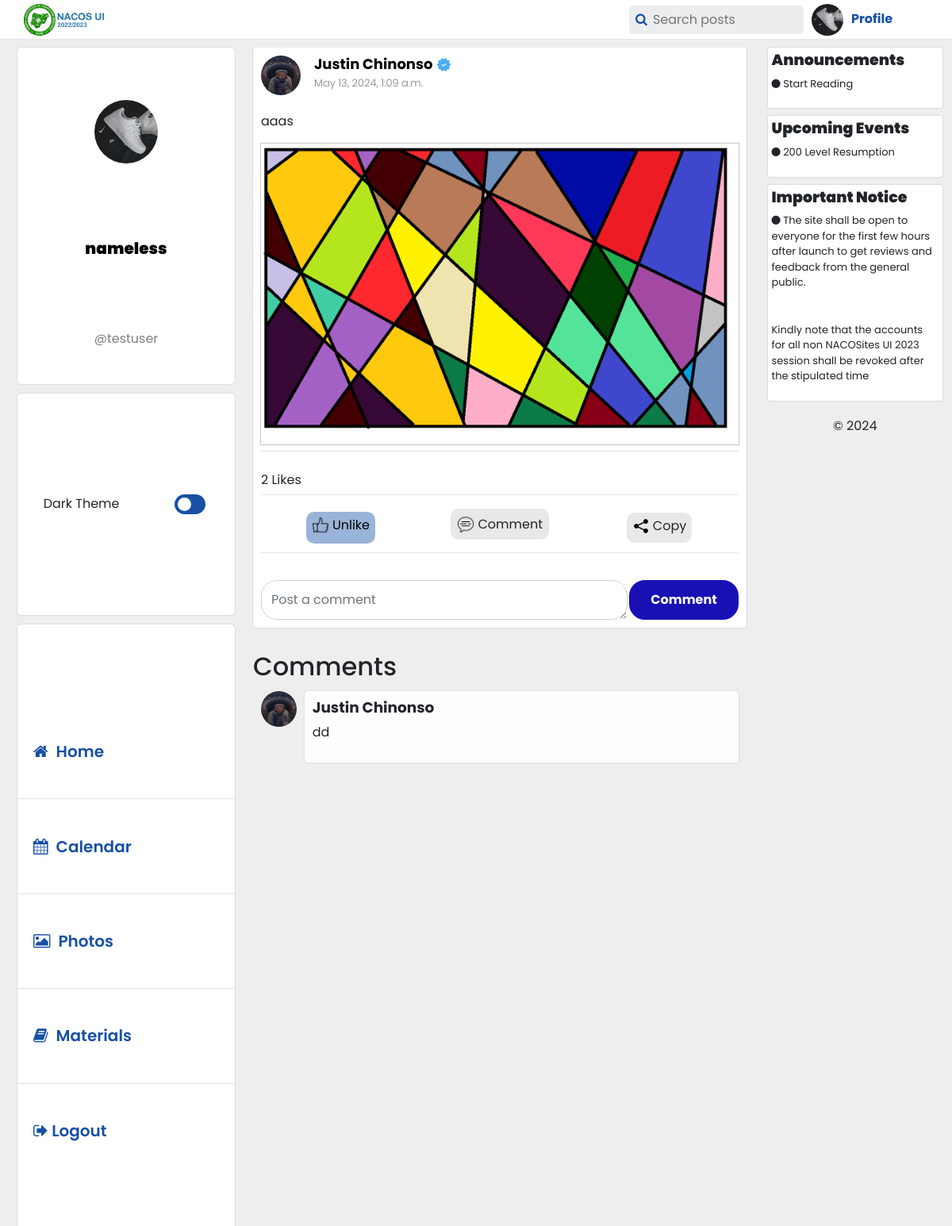
The app's page /posts/73/justinnonso05/ (signed in) with its own data.
### user/models.py (models this page shows, shortened)
class Profile(models.Model):
	user = models.OneToOneField(User, on_delete = models.CASCADE)
	verified = models.BooleanField(default=False)
	full_name = models.CharField(max_length = 200, default = "")
	Profile_picture = models.ImageField(blank = True, null = True, default = '', upload_to = 'profile_pics')
	bio = models.TextField(max_length = 150, default = "", blank = True, null = True)
	tech_stack = models.CharField(max_length =100, default = "", blank = True, null = True)
	current_city = models.CharField(max_length = 100, default = "", blank = True, null = True)
	Website_or_Portfolio_link = models.URLField(default = "", blank = True, null = True)

### main/models.py (models this page shows, shortened)
class Post(models.Model):
	author = models.ForeignKey(Profile, on_delete = models.CASCADE)
	Post_image = models.ImageField(blank = True, null = True, default = None, verbose_name = "Add Image", upload_to = 'Post_images')
	date_posted = models.DateTimeField(default = timezone.now)
	content = models.TextField()
	likes = models.ManyToManyField(User, related_name='liekd_posts', blank=True)
	def total_likes(self):
		return self.likes.count()

class Comment(models.Model):
	post = models.ForeignKey(Post, on_delete=models.CASCADE, related_name = 'comments')
	user = models.ForeignKey(User, on_delete = models.CASCADE, default=None)
	comment_image = models.ImageField(blank = True, null = True, default = None, verbose_name = "Add Image", upload_to = 'Post_images')
	date_commented = models.DateTimeField(default = timezone.now)
	content = models.TextField()

### main/views.py (the view)
# urls.py: path('posts/<int:pk>/<str:username>/', PostDetailView.as_view(), name = 'post-detail'),
class PostDetailView(LoginRequiredMixin, DetailView):
	model = Post
	template_name = 'main/detail-post.html'
	context_object_name = 'post'
	def get_context_data(self, **kwargs):
		context = super().get_context_data(**kwargs)
		context['title'] = 'Post'
		context['comment_form'] = CommentForm()
		return context
	def post(self, request, *args, **kwargs):
		comment_form = CommentForm(request.POST)
		if comment_form.is_valid():
			post = get_object_or_404(Post, pk=request.POST.get('post_id'))
			comment = comment_form.save(commit=False)
			comment.user = self.request.user
			comment.post = post
			comment.save()
			return redirect('post-detail', pk=post.pk, username=request.user.username)
		else:
			context = self.get_context_data(**kwargs)
			context['comment_form'] = comment_form
			return self.render_to_response(context)

### main/forms.py
class CommentForm(forms.ModelForm):
	class Meta:
		model = Comment
		fields = ['content']

### main/templates/main/detail-post.html (shortened to what this page needs)
{% extends "main/base.html" %}
{% load static %}
{% load widget_tweaks %}
{% load crispy_forms_tags %}
	{% block content %}
		<div class="home" id="allPosts">
			<div class="posts-container">
				<div class="posts">
					<div class="author">
						{% if post.author.Profile_picture %}
							<a href="{% url 'user-profile' post.author.user.username %}"><img src="{{ post.author.Profile_picture.url }}"></a><h2 class="author"><a class="post-author" href="{% url 'user-profile' post.author.user.username %}">{{ post.author.full_name }}{% if post.author.verified %}<img class="verified" src="{% static 'main/verified.png' %}">{% endif %}</a><br><span class="date">{{ post.date_posted }}</h2>
						{% endif %}
					</div>
					<p class="content">{{ post.content|linebreaksbr }}</p>
					{% if post.Post_image %}
						<div class="post-image"><img class="post-image" src="{{ post.Post_image.url }}"></div>
					{% endif %}<hr>
					<div class="likes">
						{% if post.total_likes == 1 or post.total_likes == 0 %}
							<label>{{ post.total_likes }} Like</label>
						{% else %}
							<label>{{ post.total_likes }} Likes</label>
						{% endif %}
					</div><hr>
					<div class="comment">
						<div class="like">
							<form class="like" action="{% url 'like-post' post.id %}" method="POST">
								{% if user.is_authenticated %}
									{% if user in post.likes.all %}
										<button type="submit" style="background-color: rgba(23, 80, 164, .43) !important; border-radius: 10px; padding: 5px 7px 3px 7px;"><img src="{% static 'main/like.png' %}">&nbsp;<label>Unlike</label></button>
									{% else %}
										<button type="submit"><img src="{% static 'main/like.png' %}">&nbsp;<label>Like</label></button>
									{% endif %}
								{% endif %}
							</form>
						</div>
						<div><a class="comment"><img src="{% static 'main/comment.png' %}">&nbsp;<label>Comment</label></a></div>
						<div class="share" id="copy_link" onclick='copy("http://127.0.0.1:8000/posts/{{ post.pk }}/{{ post.author.user.username }}", "{{ post.pk }}")'>
							<img src="{% static 'main/share.png' %}">&nbsp;<label><input type="text" value="" id="urlCopy" style="display: none;">Copy</label><span class="urlAlert" id="urlAlert-{{ post.pk }}">Link copied!</span>
						</div>
					</div>
					<hr>
					<div class="add-comment">
						<form method="POST">
							<div>
								{{ comment_form.content|attr:"placeholder:Post a comment"|attr:"rows:1" }}
								<button class="submit" type="submit">Comment</button>
							</div>
						</form>
					</div>
				</div>
			</div>
			<div class="comments-container">
				<h2>Comments</h2>
				{% for comment in post.comments.all %}
					<div class="comments-wrapper">
						<div class="comment-profile">
							{% if comment.user.profile.Profile_picture %}
								<img class="rounded-circle comment-profile" src="{{ comment.user.profile.Profile_picture.url }}">
							{% else %}
								<img class="rounded-circle comment-profile" src="{% static 'main/default.jpg' %}">
							{% endif %}
						</div>
						<section class="comment" id="comment-{{ comment.id }}">
							<h2>{{ comment.user.profile.full_name }}</h2>
							<p>{{ comment.content|linebreaksbr }}</p>
						</section>
					</div>
				{% empty %}
					<p>no comment</p>
				{% endfor %}
			</div>
		</div>
	{% endblock content%}

### main/templates/main/base.html (shortened to what this page needs)
{% load static %}
<!DOCTYPE html>
<html data-theme="light">
<head>
  <link rel="stylesheet" href="https://cdn.jsdelivr.net/npm/bootstrap@4.1.3/dist/css/bootstrap.min.css">
  <link rel="stylesheet" href="https://cdnjs.cloudflare.com/ajax/libs/font-awesome/4.7.0/css/font-awesome.min.css">
	<link rel="stylesheet" type="text/css" href="{% static 'main/style.css' %}">
	<link rel="stylesheet" type="text/css" href="{% static 'main/darkstyle.css' %}" id="dark-mode-stylesheet">
</head>
<body>
	<header>
		<label class="logo"><img src="{% static 'main/logo.png' %}" height="40px"></label>
		<nav>
			{% if request.user.is_authenticated %}
				<div class="nav-logged">
					<div class="search"><form action="{% url 'search' %}" method="get" class="search-form" id="search_form"><button class="search" type="submit"><i id="search-icon" class="fa fa-search"></i></button><input class="search" type="search" name="key" placeholder="Search posts"></form>
					</div>
					{% if request.user.profile.Profile_picture %}
						<a class="top-profile-des" href="{% url 'user-profile' request.user.username %}"><img class="top-profile" src="{{ request.user.profile.Profile_picture.url }}">Profile</a>
					{% else %}
						<a class="top-profile-des" href="{% url 'user-profile' request.user.username %}"><img class="top-profile" src="{% static 'main/default.jpg' %}">Profile</a>
						<a class="top-profile-mob" href="#" id="top-profile"><img class="top-profile" src="{% static 'main/default.jpg' %}"></a>
					{% endif %}
				</div>
			{% else %}
				<div class="nav-no-logged">
					<a class="login" href="#">Go back</a>
			{% endif %}
		</nav>
	</header>
	<div class="content" id="dynamic-element1">
		<div class="menu" id="menu">
			<div class="user">
				{% if request.user.is_authenticated %}
					{% if request.user.profile.Profile_picture %}
						<p><a href="{% url 'user-profile' request.user.username %}"><img src="{{ request.user.profile.Profile_picture.url }}"></a></p>
					{% else %}
						<p><a href="{% url 'user-profile' request.user.username %}"><img src="{% static 'main/default.jpg' %}"></a></p>
					{% endif %}
					<p class="fullname"><a class="post-author" href="{% url 'user-profile' request.user.username %}">{{ user.profile.full_name }}</a></p>
					<p class="username">@{{ request.user.username }}</p>
				{% else %}
					<a href="{% url 'login' %}">Login</a>
			{% endif %}
			</div>
			<div class="dark-theme">
                <label>Dark Theme</label>
                <label class="switch" title="Toggle light/dark mode">
                    <span class="slider round"></span>
                </label>
            </div>
			<div class="menu-items">
				<a class="desk-item" href="{% url 'home' %}"><i class="fa fa-home"></i>Home</a><hr class="desk-hr">
				<a class="desk-item" href="{% url 'calendar' %}"><i class="fa fa-calendar"></i>Calendar</a><hr class="desk-hr">
				<a class="desk-item" href="{% url 'photos' %}"><i class="fa fa-image"></i>Photos</a><hr class="desk-hr">
				<a class="desk-item" href="{% url 'materials' %}"><i class="fa fa-book"></i>Materials</a><hr class="desk-hr">
				{% if request.user.is_authenticated %}
				<form method="POST" action="{% url 'logout' %}">
					<button type="submit" class="logout"><i class="fa fa-sign-out"></i> Logout</button>
				</form>
				{% else %}
				<a href="{% url 'login' %}"><i class="fa fa-sign-in"></i>Login</a>
				{% endif %}
			</div>
		</div>
		{% block content %}{% endblock %}
		<div class="right-side" id="right-side">
			<div class="discover">
			 	<h4>Announcements</h4>
			 	<p><i class="fa fa-circle"></i>&nbsp;Start Reading</p>
			</div>
			<div class="discover">
			 	<h4>Upcoming Events</h4>
			 	<p><i class="fa fa-circle"></i>&nbsp;200 Level Resumption</p>
			</div>
			<div class="discover">
			 	<h4>Important Notice</h4>
			 	<p><i class="fa fa-circle"></i>&nbsp;The site shall be open to everyone for the first few hours after launch to get reviews and feedback from the general public.</p><br><p>Kindly note that the accounts for all non NACOSites UI 2023 session shall be revoked after the stipulated time</p>
			</div>
		 	<div class="copywright">
				<div>&copy; 2024</div>
			</div>
		</div>
	</div>
</body>
</html>

### main/static/main/darkstyle.css (style rules this page uses)
* { scrollbar-width: thin; scrollbar-color: rgb(150, 150, 150) transparent; }
hr { border-color: rgba(255, 255, 255, .2); }
i.fa-search { color: #2980b9; }
header { background-color: #181b20; }
div.content, div.menu, body { background-color: #1c1f27; }
label, p, h1, h2, h3, h4 { color: white; }
a.top-profile-des { color: #2980b9; }
div.user, div.posts, div.create-post, div.profile-content, div.login-content, div.signup-content, div.settings-container, div.dark-theme, div.photo-grid, div.discover { background-color: rgba(255, 255, 255, .1); }
div.comments-wrapper section { background-color: rgba(255, 255, 255, .1); }
div.user p.fullname a, div.author a { color: white; }
div.user p.username, div.posts span.date { color: rgba(255, 255, 255, .9); }
div.menu-items { background-color: rgba(255, 255, 255, .1); }
div.menu-items a, div.menu-items a i, button.logout { color: rgb(240, 240, 240); }
div.search input { color: white; background-color: rgba(255, 255, 255, .1); }
div.search input::placeholder, div.create-post textarea::placeholder, footer { color: white; }
div.comment { display: none; }
div.copywright div { color: white; }
div.like form button { background-color: rgba(255,255,255,.09) !important; }
div.share { background-color: rgba(255,255,255,.09) !important; }
a.comment { background-color: rgba(255,255,255,.09) !important; }

### main/templates/main/base.html (style rules this page uses)
label.logo img { position: relative; bottom: 2.5px; }

### main/templates/main/detail-post.html (style rules this page uses)
div.share label { cursor: pointer; }
div.likes { margin-top: -10px; }
form.like button { background-color: transparent; border: none; cursor: pointer; outline: none; }
img.comment-profile { height: 45px; width: 45px !important; margin-right: 8px; }
div.add-comment div { display: grid; gap: 2px; grid-template-columns: 1fr .3fr; }
div.add-comment div textarea { padding: 12px; border-radius: 20px; }
div.add-comment button { width: 100%; border-radius: 20px; }
div.home { padding-top: 0px; max-height: 100vh; overflow-y: scroll; scrollbar-width: 0px; scrollbar-color: rgb(120, 120, 120) rgb(238, 238, 238); margin-bottom: 10px; }
div.posts-container { padding-top: 0px; margin-top: 10px; height: auto !important; max-height: auto !important; overflow: none; }
div.posts { margin-top: 0px; }
div.content { grid-template-columns: .4fr .9fr .3fr; }
header { background-color: ; }
div.post-image { width: 100%; display: grid; margin-bottom: 10px; box-shadow: 0px 0px 1px 1px rgba(0, 0, 0, .2); grid-template-columns: repeat(1, 1fr); align-items: center; text-align: center; justify-content: center; justify-items: center; }
div.post-image img { max-width: 100%; }
div.user p { padding-top: 10px; }
a.comment { text-decoration: none; color: black; cursor: pointer; }
a.comment label { cursor: pointer; }

### records on screen
Post: author.Profile_picture (picture), author.full_name "Justin Chinonso", date_posted "May 13, 2024, 1:09 a.m.", content "aaas", Post_image (picture), total_likes "2"
Comment: user.profile.Profile_picture (picture), user.profile.full_name "Justin Chinonso", content "dd"

### other values on screen
{{ user.profile.full_name }} "nameless"
{{ request.user.username }} "testuser"
